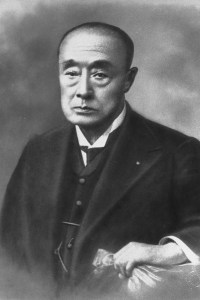
#> input picture yoshinobu.jpg, 200 x 300 px
$ jupyter execute OpenCV_Cut.ipynb
#> lines starting #> are read from the running program, lines starting #| are printed output that depends on the picture
http://qiita.com/Tama_maru/items/26a0509d2e30caa4a975

http://qiita.com/daisukeokaoss/items/738566e9f24d114651ab

http://qiita.com/wwacky/items/98d8be2844fa1b778323

## MacBookへのOpenCVのインストール法 (これが最初大変だった)

2016/6/17(日)　15日(木)夜からの苦戦の末、opencv3のインストールに成功。brewをつかう方法など色々参照したが分かりにくく、結局成功した手順は、pyenvで入れたAnacondaにインストールする方法。

・Anaconda最新版(anaconda3-4.3.1)をpyenv介してMacBookにインストール。
http://qiita.com/keitaMatsuo/items/900e549769484363fba2

・OpenCV3が3.6以降に対応していないため、pythonは$conda install python=3.5.2で最新版(3.6-)よりダウングレード。
http://nnamm.com/blog/1336

・pyenvとAnacondaのactivateが衝突するので、下記ページ2.の方法で回避策。anacondaのversionは3-4.3.1にして設定。
http://qiita.com/y__sama/items/f732bb7bec2bff355b69

・そのうえで、仮想環境でopencv3インストール。http://nnamm.com/blog/1336
$conda create -n py35opencv python=3.5 anaconda

$source ~/.bashrc py35opencv (一つ上のメモ参照)

$conda install --channel https://conda.anaconda.org/menpo opencv3

$conda listでanacondaのパッケージとライブラリの一覧表示

・デスクトップのAnaconda Navigatorアイコンからではなく、ターミナルからjupyter notebookと打って起動すると、cv3の入ったanacondaのJupyter Notebookが動く。試しに、$import cv2とすればopencv3が実行されること確認できる(opnecv3なのににimportはcv2であること注意)。

・ちなみに「Macにpythonとanacondaの環境を構築してみる（pyenv,condaにて）」http://qiita.com/keitaMatsuo/items/900e549769484363fba2

[cell 1]
import cv2

[cell 2]
import cv2#上記のOpenCVインストール実行後であれば走ること確認できる。
img = cv2.imread('Lenna.png',0)
cv2.imshow('img',img)
cv2.waitKey(0)
#上記実行するとLennaの写真が出る。Kernel から　Restart & Clear Outputとすると写真消せる。

[cell 3]
import cv2#上記のOpenCVインストール実行後であれば走ること確認できる。
img = cv2.imread('yoshinobu.jpg',1)
#> img is the input picture: shape (300, 200, 3); min 25, max 248, mean 100.7
cv2.imshow('img2',img)
cv2.waitKey(0)
#上記実行すると徳川慶喜の写真が出る。Kernel から　Restart & Clear Outputとすると写真消せる。

## 人物写真から顔画像の部分だけを四角で囲む

顔探索用のカスケード型分類器のファイル"haarcascade_frontalface_alt.xml"は以下からDL可能。
https://ja.osdn.net/projects/sfnet_magicvisionport/downloads/mvp/cascades/haarcascade_frontalface_alt.xml/

<以下のシェルのコードで参考にしたサイト>
https://www.blog.umentu.work/python-opencv3%E3%81%A7%E7%94%BB%E5%83%8F%E3%81%AE%E9%A1%94%E5%88%A4%E5%AE%9A%E3%83%8D%E3%82%BF%E3%81%82%E3%82%8A/

[cell 4]
#徳川慶喜の写真
#sourceディレクトリにface.pyを作成せよというのが元ネタだったが、書き換えた。

# -*- coding: UTF-8 -*-

import cv2
import math
import numpy as np
import os

#if __name__ == '__main__':

# 顔判定で使うxmlファイルを指定する。顔探索用カスケード型分類器haarcascade_frontalface_alt.xml同じフォルダに置いた。
#cascade = cv2.CascadeClassifier("/Users/goji/scraping_data/haarcascade_frontalface_alt.xml")
cascade = cv2.CascadeClassifier("/haarcascade_frontalface_alt.xml")

# 画像の読み込み。有名なLennaさんの写真使った。同じフォルダに置いた。
#img_src = cv2.imread("Lenna.png", 1)
img_src = cv2.imread("yoshinobu.jpg", 1)

# 結果を保存するための変数を用意しておく。
img_result = img_src

# グレースケールに変換
img_gray = cv2.cvtColor(img_src, cv2.COLOR_BGR2GRAY)

#顔判定
"""
minSize で顔判定する際の最小の四角の大きさを指定できる。
(小さい値を指定し過ぎると顔っぽい小さなシミのような部分も判定されてしまう。)
"""
faces  =  cascade.detectMultiScale(img_gray, scaleFactor=1.1, minNeighbors=1, minSize=(100, 100))
#> faces = [[33, 29, 107, 107]]

# 顔があった場合
if len(faces) > 0:

#顔認識の枠の色
    color = (255, 0, 0)

# 複数の顔があった場合、１つずつ四角で囲っていく
for face in faces:

    # faceには(四角の左上のx座標, 四角の左上のy座標, 四角の横の長さ, 四角の縦の長さ) が格納されている。

    # 囲う四角の左上の座標
    coordinates = tuple(face[0:2])
    # (囲う四角の横の長さ, 囲う四角の縦の長さ)
    length = tuple(face[0:2] + face[2:4])

    # 四角で囲う処理
    cv2.rectangle(img_result, coordinates, length, color, thickness=3)


    # 表示
    cv2.imshow("Show FACES Image", img_result)
    cv2.waitKey(0)
    cv2.destroyAllWindows()
#> this loop made 1 pass
#> (face, length) on pass 1: ([33, 29, 107, 107], (140, 136))
#> pass 1, `cv2.imshow("Show FACES Image", img_result)`:
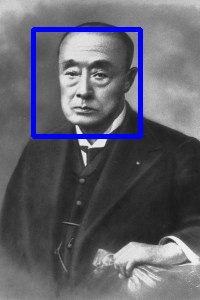
#> window 'Show FACES Image': shape (300, 200, 3); mean B, G, R 106.1, 97, 97

## 人物写真からの顔画像の枠囲み&当該顔画像のみの保存("face_of_元写真名")

http://rasp.hateblo.jp/entry/2016/01/22/201534
PythonとOpenCVで画像処理①【読み込み、表示、保存】

[cell 5]
# -*- coding: utf-8 -*-

import cv2

#顔のカスケード分類器のファイルを同じディレクトリに入れてパス指定
cascade_path = "haarcascade_frontalface_alt.xml"

#カスケード分類器の特徴量を取得する
cascade = cv2.CascadeClassifier(cascade_path)

#対象の人物の写真を入れる。デフォルトは有名なLennaさんと、徳川慶喜。
photo_name = "Lenna.png"
#photo_name = "yoshinobu.jpg"

img = cv2.imread(photo_name)
#img = cv2.imread('Lenna.png')

# 顔を検知
faces = cascade.detectMultiScale(img, minSize=(100,100))#顔miniサイズを追加
#> faces = ()

#このコードでは、一つの写真には一人だけ写っている前提
for (x,y,w,h) in faces:
    # 検知した顔を矩い青の四角形で囲む
    cv2.rectangle(img,(x,y),(x+w,y+h),(255,0,0),2)
    #顔の部分だけのカット写真を作る。
    cut_img = img[y:y+h,x:x+w]
#> this loop made 0 passes

# 画像表示
cv2.imshow('img',img)

# 以下、「PythonとOpenCVで画像処理①【読み込み、表示、保存】
#http://rasp.hateblo.jp/entry/2016/01/22/201534」を参考に記述。

#キーが押されるまで画像を表示したままにする。
#戻り値: 押されたキーコード
keycode = cv2.waitKey(0)
#> (key Esc is pressed here)

# "S"を押すと、face_of_写真名というファイル名で顔の部分の写真を保存する。
if keycode == ord('s'):
    #画像を保存
     #第一引数: 保存するファイル名
     #第一引数: 保存したい画像
    cv2.imwrite("face_of_" + photo_name,cut_img)

# 作成したウィンドウをすべて破棄
cv2.destroyAllWindows()


$ run again, with face_of_Lenna.png saved as yoshinobu.jpg
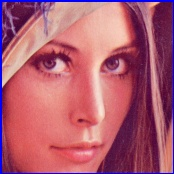
#> input picture face_of_Lenna.png, 174 x 174 px
#> img is the input picture: shape (174, 174, 3); mean B, G, R 112.1, 92.1, 175.5
#> `img_gray = cv2.cvtColor(img_src, cv2.COLOR_BGR2GRAY)`:
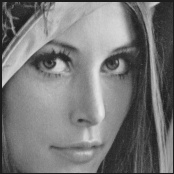
#> img_gray: shape (174, 174); min 24, max 233, mean 119.3
#> `faces  =  cascade.detectMultiScale(img_gray, scaleFactor=1.1, minNeigh..`: faces = [[18, 14, 138, 138]]
#> the loop `for face in faces:` made 1 pass
#> (face, length) on pass 1: ([18, 14, 138, 138], (156, 152))
#> pass 1, `cv2.imshow("Show FACES Image", img_result)`:
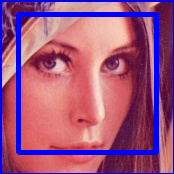
#> window 'Show FACES Image': shape (174, 174, 3); mean B, G, R 125.4, 83.5, 159.3
#> `faces = cascade.detectMultiScale(img, minSize=(100,100))#顔miniサイズを追加`: faces = ()
